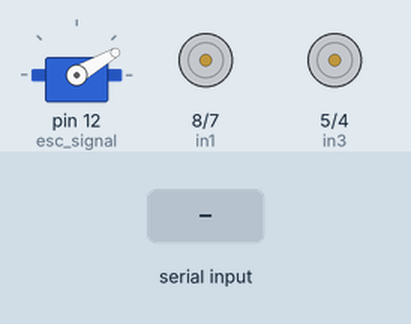
Simulated run of this sketch. Board: Arduino Uno, built with avr-gcc and run on an emulated ATmega328P. On the bench: servo, motor-driver pin pairs drawn as motors (green arrow = first pin HIGH = forward, orange = second pin HIGH = backward, longer = more drive, scaled by the enable pin). Inputs (shaded band) come from the test bench.

Above: at 4.2 s.
4.3 s: "1" received over Serial
At 5.0 s:
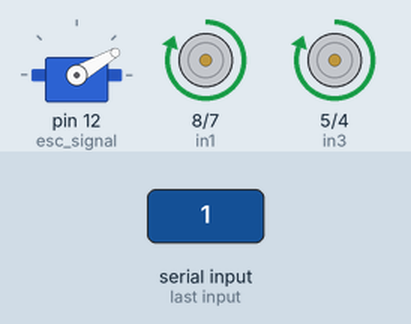
5.8 s: "3" received over Serial
At 6.1 s:
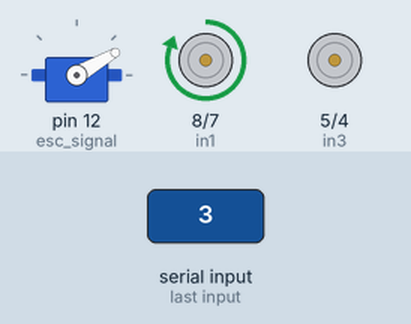
7.3 s: "2" received over Serial
At 8.5 s:
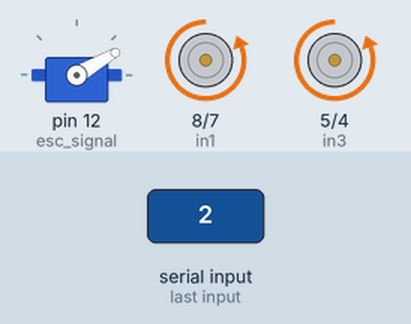
8.8 s: "4" received over Serial
At 9.6 s:
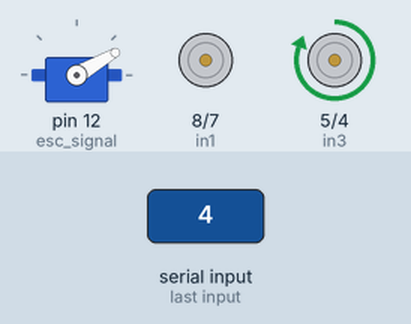
10.3 s: "5" received over Serial
At 10.7 s:
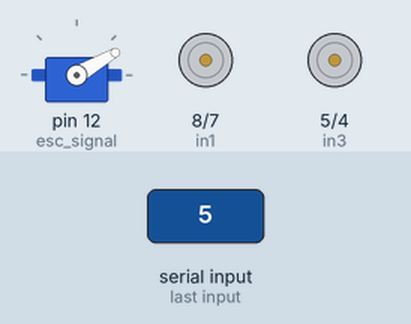
11.8 s: "7" received over Serial
At 13.1 s:
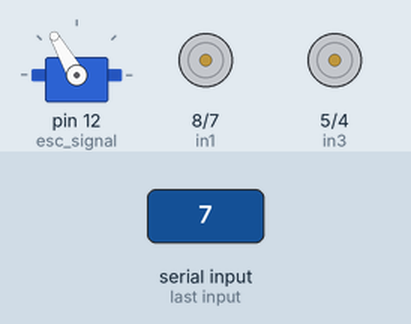
Timing chart, 0 to 14.3 s (numbered marks = the images above; inputs shaded):
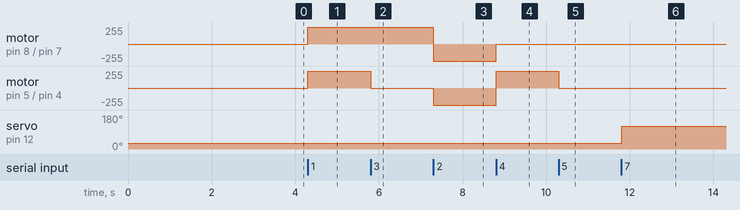

Measured:
- after the input at 4.3 s, motor on pin 8 (in1) / pin 7 (in2), motor on pin 5 (in3) / pin 4 (in4): stopped → forward 255/255 at once
- after the input at 5.8 s, motor on pin 5 (in3) / pin 4 (in4): forward 255/255 → stopped at once
- after the input at 7.3 s, motor on pin 8 (in1) / pin 7 (in2): forward 255/255 → backward 255/255 at once; motor on pin 5 (in3) / pin 4 (in4): stopped → backward 255/255 at once
- after the input at 8.8 s, motor on pin 8 (in1) / pin 7 (in2): backward 255/255 → stopped at once; motor on pin 5 (in3) / pin 4 (in4): backward 255/255 → forward 255/255 at once
- after the input at 10.3 s, motor on pin 5 (in3) / pin 4 (in4): forward 255/255 → stopped at once
- after the input at 11.8 s, servo on pin 12 (esc_signal): 30° → 120° at once

The sketch:

Rc-motion.ino
```cpp
 /*****************************
1 ===> FORWARD MOTOR
2 ===> BACKWARD MOTOR
3 ===> LIFT DIRECTION
4 ===> RIGHT DIRECTION
S ===> STOP MOTOR
6 ===> LINE FOLLOWER MODE
7 ===> CLIMBING MODE
8 ===> TURN OFF SYSTEMS
****************************/


#include <Servo.h>
Servo esc_signal;

/**********  motor pins  **********/
#define en1 9
#define in1 8
#define in2 7
#define en2 3
#define in3 5
#define in4 4
/**********************************/

/**********  IR sensors  **********/
#define LS 10      // left sensor
#define RS 11      // right sensor

/*********************************/

char var ;  //serial value

void setup() {
  /**********  MOTOR pins directions  **********/
  pinMode (in1, OUTPUT);
  pinMode (in2, OUTPUT);
  pinMode (in3, OUTPUT);
  pinMode (in4, OUTPUT);
  pinMode (en1, OUTPUT);
  pinMode (en2, OUTPUT);
/******************************************/

/**********  ESC initialization  **********/
  esc_signal.attach(12);
  esc_signal.write(30);
  delay(3000);
/******************************************/

  Serial.begin (9600);
}

void loop() {
   if (Serial.available () > 0)
   {
    var = Serial.read ();
   }
   if(var == '1')
   {
/*************** FORWARD *******************/
      digitalWrite (en1, HIGH);
      digitalWrite (in1, HIGH);
      digitalWrite (in2, LOW);
      digitalWrite (en2, HIGH);
      digitalWrite (in3, HIGH);
      digitalWrite (in4, LOW);
/******************************************/
    }
    else if(var == '3')
    {
/****************  LEFT  *******************/
      digitalWrite (en1, HIGH);
      digitalWrite (in1, HIGH);
      digitalWrite (in2, LOW);
      digitalWrite (en2, LOW);
      digitalWrite (in3, LOW);
      digitalWrite (in4, LOW);
/******************************************/
      }
    else if(var == '2')
    {
/**************  BACKWARD  ***************/
      digitalWrite (en1, HIGH);
      digitalWrite (in1, LOW);
      digitalWrite (in2, HIGH);
      digitalWrite (en2, HIGH);
      digitalWrite (in3, LOW);
      digitalWrite (in4, HIGH);
/******************************************/
      }
    else if(var == '4')
    {
/****************  RIGHT  *****************/
      digitalWrite (en1, LOW);
      digitalWrite (in1, LOW);
      digitalWrite (in2, LOW);
      digitalWrite (en2, HIGH);
      digitalWrite (in3, HIGH);
      digitalWrite (in4, LOW);
      }
      else if(var == '5')
    {
/****************  STOP   ****************/
      digitalWrite (en1, LOW);
      digitalWrite (in1, LOW);
      digitalWrite (in2, LOW);
      digitalWrite (en1, LOW);
      digitalWrite (in3, LOW);
      digitalWrite (in4, LOW);
/******************************************/
      }
      else if(var == '6')
    {
 /**********  LINE FOLLOWER  **************/
      if(digitalRead(LS) && digitalRead(RS))     // Move Forward
  {
      digitalWrite (en1, HIGH);
      digitalWrite (in1, HIGH);
      digitalWrite (in2, LOW);
      digitalWrite (en2, HIGH);
      digitalWrite (in3, HIGH);
      digitalWrite (in4, LOW);
  }

  if(!(digitalRead(LS)) && digitalRead(RS))     // Turn right
  {
      digitalWrite (en1, LOW);
      digitalWrite (in1, LOW);
      digitalWrite (in2, LOW);
      digitalWrite (en2, HIGH);
      digitalWrite (in3, HIGH);
      digitalWrite (in4, LOW);
  }

  if(digitalRead(LS) && !(digitalRead(RS)))     // turn left
  {
      digitalWrite (en1, HIGH);
      digitalWrite (in1, HIGH);
      digitalWrite (in2, LOW);
      digitalWrite (en2, LOW);
      digitalWrite (in3, LOW);
      digitalWrite (in4, LOW);
  }

  if(!(digitalRead(LS)) && !(digitalRead(RS)))     // stop
  {
      digitalWrite (en1, LOW);
      digitalWrite (in1, LOW);
      digitalWrite (in2, LOW);
      digitalWrite (en1, LOW);
      digitalWrite (in3, LOW);
      digitalWrite (in4, LOW);
  }
/******************************************/
      }
      else if(var == '7')
    {
/************  CLIMBING   *****************/
      esc_signal.write(120);
      delay(15);
/******************************************/
      }
      else if(var == '8')
    {
/****************  STOP   ****************/
      digitalWrite (en1, LOW);
      digitalWrite (in1, LOW);
      digitalWrite (in2, LOW);
      digitalWrite (en1, LOW);
      digitalWrite (in3, LOW);
      digitalWrite (in4, LOW);
      esc_signal.write(0);
      delay(15);
/******************************************/

}
}
```
